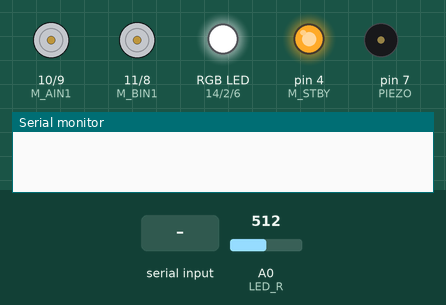
Simulated run of this sketch. Board: Arduino Uno, built with avr-gcc and run on an emulated ATmega328P. Shown: motor-driver pin pairs drawn as motors (green arrow = first pin HIGH = forward, orange = second pin HIGH = backward, longer = more drive, scaled by the enable pin, stopped while the standby pin is LOW), an RGB LED mixed from three pins (HIGH = lit), output pins drawn as LEDs (lit = HIGH), buzzer (waves = sounding), the last lines printed to the serial monitor. The inputs (shaded band) are chosen by the test bench; at power-on: A0 (LED_R) = 512.

Above: at 2.6 s.
2.7 s: "F\n" received over Serial
At 3.8 s:
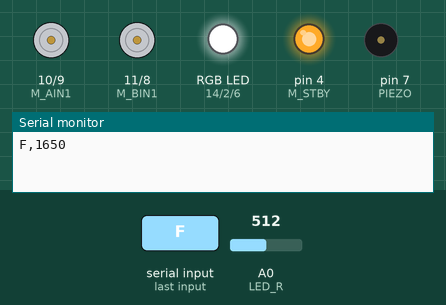
4.2 s: "L,45\n" received over Serial
At 5.4 s:
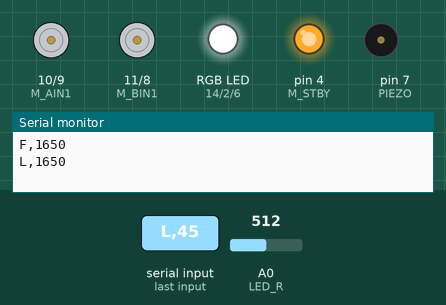
5.7 s: "R,45\n" received over Serial
At 6.7 s:
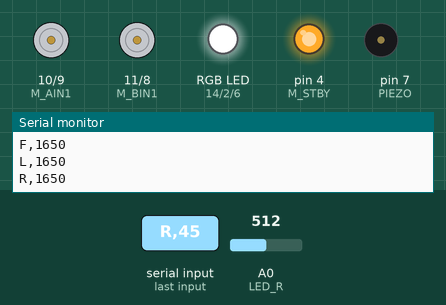
7.2 s: "A,45\n" received over Serial
At 7.8 s:
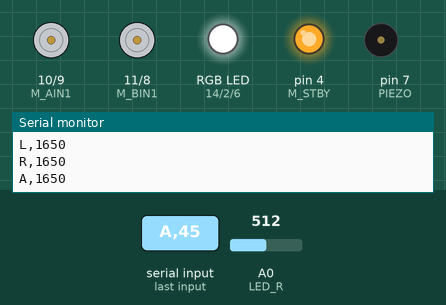
8.7 s: "U,45\n" received over Serial
At 10.2 s:
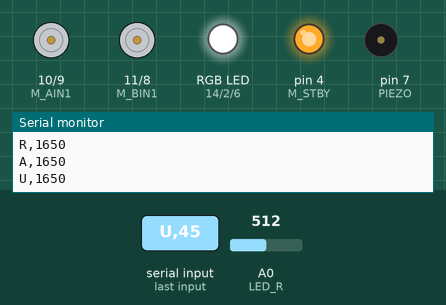
Timing chart, 0 to 11.2 s (numbered marks = the images above; inputs shaded):
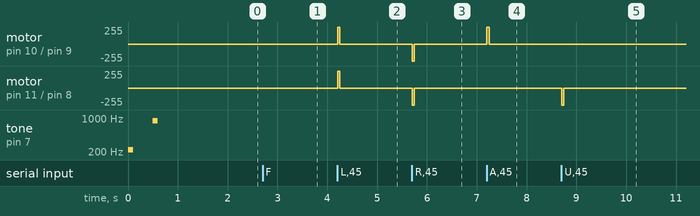

The sketch:

MI100R2.ino
```cpp
// (licence header left out)
#define LED_R  14
#define LED_G  2
#define LED_B  6

#define PIEZO  7
#define VCAP   0

#define M_AIN1  10
#define M_AIN2  9
#define M_PWMA  13
#define M_BIN1  11
#define M_BIN2  8
#define M_PWMB  3
#define M_STBY  4

PROGMEM const byte recieveBufferSize = 35;
PROGMEM const byte maxCommandArgc = 4;
PROGMEM const int factorN = 3; //Simple LPF for voltage sensor
PROGMEM const int vRef = 3300; //mV
PROGMEM const int analogMax = 260; //Anode common LEDs are tured off by writing this value.
PROGMEM const unsigned long spwmCycle = 25000; //micros
PROGMEM const unsigned short rfHeartbeatTimeout = 3000;
PROGMEM const int readTimeout = 10000;
PROGMEM const byte preFadeRatio = 1;
PROGMEM const byte postFadeRatio = 5;
PROGMEM const byte flatRatio = 10 - (preFadeRatio + postFadeRatio);
PROGMEM const int maxMoveDuration = 1000;
PROGMEM const int maxTalkDuration = 3000;

short vold, vnew;
unsigned long lastSerialRecieved=0;
unsigned long spwmToggleTime=0, spwmStartTime=0, spwmCurrentTime;
byte spwmCycleState=1, spwmDuty, spwmPin;

byte lastRedDuty=50, lastGreenDuty=50, lastBlueDuty=50;

void setup(){
  Serial.begin(9600);
  pinMode(LED_B, OUTPUT);
  digitalWrite(LED_B, HIGH);
  pinMode(M_AIN1, OUTPUT);
  pinMode(M_AIN2, OUTPUT);
  pinMode(M_BIN1, OUTPUT);
  pinMode(M_BIN2, OUTPUT);
  pinMode(M_STBY, OUTPUT);
  digitalWrite(M_STBY, HIGH);

  vold = ((float)analogRead(VCAP) / 1024) * vRef;
  spwmPin = LED_B;

  tone(PIEZO, 220, 100);
  delay(500);
  tone(PIEZO, 880,100);
  delay(200);

  brinkRgbLed(30,0,0,10,200,50);
  brinkRgbLed(0,20,0,10,200,50);
  brinkRgbLed(0,0,20,10,200,50);

}

void loop(){

  short va, v;
  char buf[recieveBufferSize];
  char cmd;
  char *tempStr;
  unsigned int args[maxCommandArgc];
  byte i;
  int  duration;

  va = analogRead(VCAP);
  v = ((float)va / 1024) * vRef;
  vnew = (vold * (factorN - 1) + v) / factorN;
  vold = vnew;

  //Serial.println(vnew);

  if(vnew < 1500){
    brinkRgbLed(20,0,0,0,100,0);
    delay(2000);
    return;
  }

  if(Serial.available() <= 0){
    if(millis() - lastSerialRecieved > rfHeartbeatTimeout){
      stopMotors();
      noTone(PIEZO);
      brinkRgbLed(0,0,50,0,50,0);
      delay(900);
    }
    return;
  }

  if(!serialReadln(buf, sizeof(buf), readTimeout)) return;

  // Command Line Analysis
  cmd = buf[0];
  tempStr = strtok(buf, ",");
  for(tempStr = strtok(NULL, ","), i = 0; tempStr && i < sizeof(args); tempStr = strtok(NULL, ","), i++){
    args[i] = atoi(tempStr);
  }
  for(; i < sizeof(args); i++) args[i] = 0;

  switch(cmd){
    case 'H':
      break;

    case 'L':
      // Left Pivot
      // L,duration(ms)
      // L,500
      duration = args[0] > maxMoveDuration ? maxMoveDuration : args[0];
      analogWrite(M_PWMA, 1023);
      analogWrite(M_PWMB, 1023);
      digitalWrite(M_AIN2, LOW);
      digitalWrite(M_BIN2, LOW);
      digitalWrite(M_AIN1, HIGH);
      digitalWrite(M_BIN1, HIGH);
      delay(duration);
      stopMotors();
      break;

     case 'R':
      // Right Pivot
      // R,duration(ms)
      // R,500
      duration = args[0] > maxMoveDuration ? maxMoveDuration : args[0];
      analogWrite(M_PWMA, 1023);
      analogWrite(M_PWMB, 1023);
      digitalWrite(M_AIN1, LOW);
      digitalWrite(M_BIN1, LOW);
      digitalWrite(M_AIN2, HIGH);
      digitalWrite(M_BIN2, HIGH);
      delay(duration);
      stopMotors();
      break;

    case 'A':
      // Turn Left
      // A,duration(ms)
      // A,500
      duration = args[0] > maxMoveDuration ? maxMoveDuration : args[0];
      analogWrite(M_PWMA, 1023);
      analogWrite(M_PWMB, 1023);
      digitalWrite(M_AIN2, LOW);
      digitalWrite(M_BIN2, LOW);
      digitalWrite(M_AIN1, HIGH);
      digitalWrite(M_BIN1, LOW);
      delay(duration);
      stopMotors();
      break;

    case 'U':
      // Turn Right
      // U,duration(ms)
      // U,500
      duration = args[0] > maxMoveDuration ? maxMoveDuration : args[0];
      analogWrite(M_PWMA, 1023);
      analogWrite(M_PWMB, 1023);
      digitalWrite(M_AIN1, LOW);
      digitalWrite(M_BIN1, LOW);
      digitalWrite(M_AIN2, LOW);
      digitalWrite(M_BIN2, HIGH);
      delay(duration);
      stopMotors();
      break;

    case 'F':
      // Move Forward
      // F,duration(ms)
      // F,500
      duration = args[0] > maxMoveDuration ? maxMoveDuration : args[0];
      analogWrite(M_PWMA, 1023);
      analogWrite(M_PWMB, 1023);
      digitalWrite(M_AIN2, LOW);
      digitalWrite(M_BIN1, LOW);
      digitalWrite(M_AIN1, HIGH);
      digitalWrite(M_BIN2, HIGH);
      delay(duration);
      stopMotors();
      break;

    case 'B':
      duration = args[0] > maxMoveDuration ? maxMoveDuration : args[0];
      analogWrite(M_PWMA, 1023);
      analogWrite(M_PWMB, 1023);
      digitalWrite(M_AIN1, LOW);
      digitalWrite(M_BIN2, LOW);
      digitalWrite(M_AIN2, HIGH);
      digitalWrite(M_BIN1, HIGH);

      delay(duration);
      stopMotors();
      break;

    case 'S':
      // STOP mortors
      stopMotors();
      break;

    case 'D':
      // Brink full color LED.
      // D,red_duty(%),green_duty(%),blue_duty(%),duration(ms)
      // D,100,50,70,500<CR|LF>
      lastRedDuty = args[0];
      lastGreenDuty = args[1];
      lastBlueDuty = args[2];
      duration = args[3] > maxTalkDuration ? maxTalkDuration : args[3];
      brinkRgbLed(lastRedDuty, lastGreenDuty, lastBlueDuty, (duration * preFadeRatio) / 10, (duration * flatRatio) / 10, (duration * postFadeRatio) / 10);
      break;

    case 'T':
      // Beep PIEZO
      // T,tone(Hz),duration(ms)
      // T,440,200<CR|LF>
      duration = args[1] > maxTalkDuration ? maxTalkDuration : args[1];
      noTone(PIEZO);
      tone(PIEZO, args[0], duration);
      break;
  }
  //if(cmd != 'D' && cmd != 'T') brinkRgbLed(lastRedDuty,lastGreenDuty,lastBlueDuty,0,100,50);
  lastSerialRecieved = millis();
  Serial.print(cmd);
  Serial.print(',');
  Serial.println(vnew);
}

void stopMotors(){
  digitalWrite(M_AIN1, LOW);
  digitalWrite(M_AIN2, LOW);
  digitalWrite(M_BIN1, LOW);
  digitalWrite(M_BIN2, LOW);
}

boolean serialReadln(char *buf, int bufSize, int timeout){
  int i = 0;
  unsigned long expireTime = millis() + timeout;
  while(millis() < expireTime && i < bufSize){
    if(Serial.available() > 0){
      buf[i] = Serial.read();
      if(buf[i] == '\n' || buf[i] == '\r'){
        buf[i] = '\0';
        return true;
      }
      i++;
    }
  }
  return false;
}

void brinkRgbLed(byte redDuty, byte greenDuty, byte blueDuty, unsigned short preFadeTime, unsigned short flatTime, unsigned short postFadeTime){
  unsigned long startTime, endTime, currentTime, delta;
  byte reversedBlueDuty;
  unsigned short reversedRedDuty, reversedGreenDuty;
  float redPerMilliSec, greenPerMilliSec, bluePerMilliSec;

  noTone(PIEZO);

  if(redDuty > (byte)100)  redDuty = 100;
  if(greenDuty > (byte)100)  greenDuty = 100;
  if(blueDuty > (byte)100)  blueDuty = 100;

  reversedRedDuty = (analogMax * (100 - (unsigned long)redDuty)) / 100;
  reversedGreenDuty = (analogMax * (100 - (unsigned long)greenDuty)) / 100;
  reversedBlueDuty = 100 - blueDuty;

  redPerMilliSec = ((float)analogMax - (float)reversedRedDuty) / (float)preFadeTime;
  greenPerMilliSec = ((float)analogMax - (float)reversedGreenDuty) / (float)preFadeTime;
  bluePerMilliSec = (float)blueDuty / (float)preFadeTime;

  startTime = millis();
  endTime = startTime + preFadeTime;
  while((currentTime = millis()) < endTime){
    delta = currentTime - startTime;
    analogWrite(LED_R, ((preFadeTime - delta) * redPerMilliSec) + reversedRedDuty);
    analogWrite(LED_G, ((preFadeTime - delta) * greenPerMilliSec) + reversedGreenDuty);
    spwmDuty = ((preFadeTime - delta) * bluePerMilliSec) + reversedBlueDuty;
    spwmUpdate();
  }

  startTime = millis();
  endTime = startTime + flatTime;
  analogWrite(LED_R, reversedRedDuty);
  analogWrite(LED_G, reversedGreenDuty);
  spwmDuty = reversedBlueDuty;
  while(millis() < endTime){
    spwmUpdate();
  }

  redPerMilliSec = ((float)analogMax - (float)reversedRedDuty) / (float)postFadeTime;
  greenPerMilliSec = ((float)analogMax - (float)reversedGreenDuty) / (float)postFadeTime;
  bluePerMilliSec = (float)blueDuty / (float)postFadeTime;

  startTime = millis();
  endTime = startTime + postFadeTime;
  while((currentTime = millis()) < endTime){
    delta = currentTime - startTime;
    analogWrite(LED_R, (delta * redPerMilliSec) + reversedRedDuty);
    analogWrite(LED_G, (delta * greenPerMilliSec) + reversedGreenDuty);
    spwmDuty = (delta * bluePerMilliSec) + reversedBlueDuty;
    spwmUpdate();
  }

  digitalWrite(LED_R,HIGH);
  digitalWrite(LED_G,HIGH);
  digitalWrite(LED_B,HIGH);
}

void spwmUpdate(){
  spwmCurrentTime = micros();
  if(spwmCurrentTime >= spwmToggleTime){
    spwmStartTime = spwmCurrentTime;
    if(spwmCycleState == 1){
      digitalWrite(spwmPin, HIGH);
      spwmToggleTime = spwmStartTime + ((spwmDuty * spwmCycle) / 100);
      spwmCycleState = 0;
    }else{
      digitalWrite(spwmPin, LOW);
      spwmToggleTime = spwmStartTime + (((100-spwmDuty) * spwmCycle) / 100);
      spwmCycleState = 1;
    }
  }
}
```

Measured:
- after the input at 2.7 s, pin 6 (LED_B): stops changing and stays HIGH
- after the input at 4.2 s, motor on pin 10 (M_AIN1) / pin 9 (M_AIN2), motor on pin 11 (M_BIN1) / pin 8 (M_BIN2): stopped → forward 255/255 at once, → stopped 0.05 s later
- after the input at 5.7 s, motor on pin 10 (M_AIN1) / pin 9 (M_AIN2), motor on pin 11 (M_BIN1) / pin 8 (M_BIN2): stopped → backward 255/255 at once, → stopped 0.05 s later
- after the input at 7.2 s, motor on pin 10 (M_AIN1) / pin 9 (M_AIN2): stopped → forward 255/255 at once, → stopped 0.05 s later
- after the input at 8.7 s, pin 6 (LED_B): stops changing and stays HIGH; motor on pin 11 (M_BIN1) / pin 8 (M_BIN2): stopped → backward 255/255 at once, → stopped 0.05 s later
